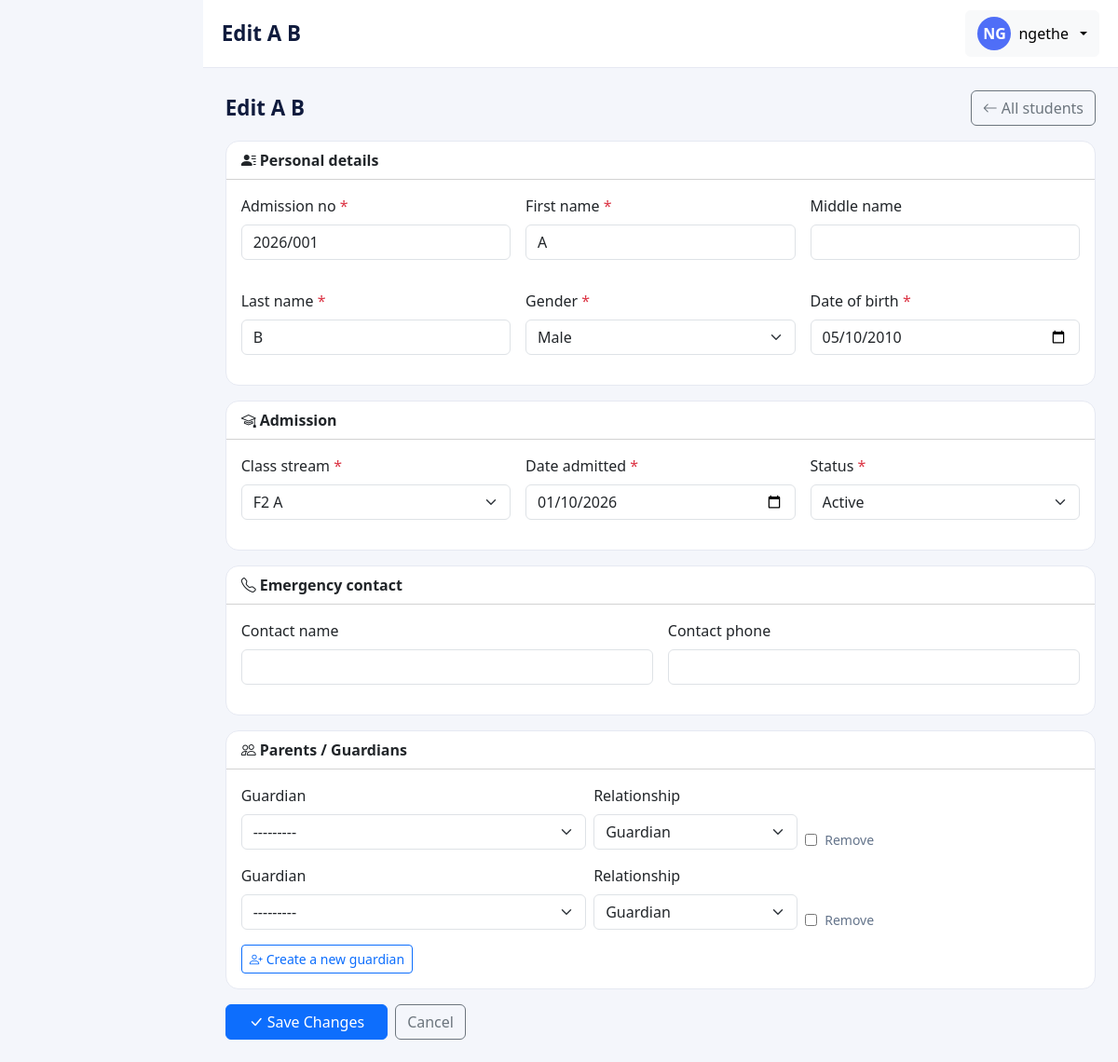
The page /students/1/edit/ (signed in) on the database its author committed.
### accounts/models.py (models this page shows, shortened)
class UserProfile(models.Model):
    class Roles(models.TextChoices):
        ADMIN = 'ADMIN', 'Administrator'
        TEACHER = 'TEACHER', 'Teacher'
        PARENT = 'PARENT', 'Parent'
    user = models.OneToOneField(User, on_delete=models.CASCADE, related_name='profile')
    role = models.CharField(max_length=10, choices=Roles.choices, default=Roles.PARENT)
    phone = models.CharField(max_length=20, blank=True)
    @property
    def is_admin(self):
        return self.role == self.Roles.ADMIN

### students/models.py (models this page shows, shortened)
class Student(models.Model):
    class Gender(models.TextChoices):
        MALE = 'M', 'Male'
        FEMALE = 'F', 'Female'
    class Status(models.TextChoices):
        ACTIVE = 'ACTIVE', 'Active'
        INACTIVE = 'INACTIVE', 'Inactive'
        GRADUATED = 'GRADUATED', 'Graduated'
        TRANSFERRED = 'TRANSFERRED', 'Transferred'
        SUSPENDED = 'SUSPENDED', 'Suspended'
    user = models.OneToOneField(
        User, null=True, blank=True,
        on_delete=models.SET_NULL, related_name='student',
    )
    admission_no = models.CharField(max_length=20, unique=True)
    first_name = models.CharField(max_length=100)
    middle_name = models.CharField(max_length=100, blank=True)
    last_name = models.CharField(max_length=100)
    gender = models.CharField(max_length=1, choices=Gender.choices)
    date_of_birth = models.DateField()
    class_stream = models.ForeignKey(
        'core.ClassStream', on_delete=models.PROTECT, related_name='students',
    )
    parents = models.ManyToManyField(
        Parent, through='StudentParent', related_name='children',
    )
    date_admitted = models.DateField()
    status = models.CharField(
        max_length=12, choices=Status.choices, default=Status.ACTIVE,
    )
    contact_name = models.CharField(max_length=100, blank=True)
    contact_phone = models.CharField(max_length=20, blank=True)
    class Meta:
        ordering = ['admission_no']
    @property
    def full_name(self):
        middle = f' {self.middle_name}' if self.middle_name else ''
        return f'{self.first_name}{middle} {self.last_name}'

### students/views.py (the view, shortened to what this page needs)
# urls.py: path('<int:pk>/edit/', views.StudentUpdateView.as_view(), name='edit'),
class StudentUpdateView(GuardianFormsetMixin, AdminRequiredMixin, UpdateView):
    model = Student
    form_class = StudentForm
    template_name = 'students/student_form.html'
    def get_context_data(self, **kwargs):
        context = super().get_context_data(**kwargs)
        context['page_title'] = f'Edit {self.object.full_name}'
        context['is_create'] = False
        context['parent_formset'] = self.get_formset()
        context['parent_create_form'] = ParentCreateForm(prefix='parent')
        return context

### students/forms.py
class StudentForm(forms.ModelForm):
    class Meta:
        model = Student
        fields = [
            'admission_no', 'first_name', 'middle_name', 'last_name', 'gender',
            'date_of_birth', 'class_stream', 'date_admitted', 'status',
            'contact_name', 'contact_phone',
        ]
        widgets = {
            'date_of_birth': forms.DateInput(attrs={'type': 'date'}),
            'date_admitted': forms.DateInput(attrs={'type': 'date'}),
        }
    def __init__(self, *args, **kwargs):
        super().__init__(*args, **kwargs)
        _apply_bootstrap(self.fields)

class ParentCreateForm(forms.ModelForm):
    class Meta:
        model = Parent
        fields = ['first_name', 'last_name', 'phone', 'email', 'occupation']
    def __init__(self, *args, **kwargs):
        super().__init__(*args, **kwargs)
        _apply_bootstrap(self.fields)

### accounts/access.py (called while the page is built)
def get_role(user):
    if not user or not user.is_authenticated:
        return None
    profile = getattr(user, 'profile', None)
    return profile.role if profile else None

def has_role(user, roles):
    return get_role(user) in roles

    def test_func(self):
        return has_role(self.request.user, self.roles)

### core/models.py (called while the page is built)
    def __str__(self):
        return f'{self.school_class.name} {self.stream.name}'

### students/forms.py (called while the page is built)
def _apply_bootstrap(fields):
    for field in fields.values():
        widget = field.widget
        if isinstance(widget, forms.Select):
            widget.attrs.setdefault('class', 'form-select')
        elif isinstance(widget, forms.CheckboxInput):
            widget.attrs.setdefault('class', 'form-check-input')
        else:
            widget.attrs.setdefault('class', 'form-control')

### students/views.py (called while the page is built)
    def get_formset(self):
        if self.request.method == 'POST':
            if 'guardians-TOTAL_FORMS' in self.request.POST:
                return StudentParentFormSet(
                    self.request.POST, instance=self.object, prefix='guardians'
                )
            return None
        return StudentParentFormSet(instance=self.object, prefix='guardians')

### templates/students/student_form.html (shortened to what this page needs)
{% extends 'base.html' %}
{% block content %}
  <div class="d-flex align-items-center justify-content-between gap-2 mb-3">
    <h1 class="page-title mb-0">{{ page_title }}</h1>
    <a href="{% url 'students:list' %}" class="btn btn-outline-secondary">
      <i class="bi bi-arrow-left me-1"></i>All students
    </a>
  </div>
  <form method="post" novalidate>
    <div class="card card-body-section mb-3">
      <div class="card-header bg-transparent fw-semibold">
        <i class="bi bi-person-lines-fill me-1"></i>Personal details
      </div>
      <div class="card-body">
        <div class="row g-3">
          <div class="col-12 col-md-4">{% include 'partials/field.html' with field=form.admission_no %}</div>
          <div class="col-12 col-md-4">{% include 'partials/field.html' with field=form.first_name %}</div>
          <div class="col-12 col-md-4">{% include 'partials/field.html' with field=form.middle_name %}</div>
          <div class="col-12 col-md-4">{% include 'partials/field.html' with field=form.last_name %}</div>
          <div class="col-12 col-md-4">{% include 'partials/field.html' with field=form.gender %}</div>
          <div class="col-12 col-md-4">{% include 'partials/field.html' with field=form.date_of_birth %}</div>
        </div>
      </div>
    </div>
    <div class="card card-body-section mb-3">
      <div class="card-header bg-transparent fw-semibold">
        <i class="bi bi-mortarboard me-1"></i>Admission
      </div>
      <div class="card-body">
        <div class="row g-3">
          <div class="col-12 col-md-4">{% include 'partials/field.html' with field=form.class_stream %}</div>
          <div class="col-12 col-md-4">{% include 'partials/field.html' with field=form.date_admitted %}</div>
          <div class="col-12 col-md-4">{% include 'partials/field.html' with field=form.status %}</div>
        </div>
      </div>
    </div>
    <div class="card card-body-section mb-3">
      <div class="card-header bg-transparent fw-semibold">
        <i class="bi bi-telephone me-1"></i>Emergency contact
      </div>
      <div class="card-body">
        <div class="row g-3">
          <div class="col-12 col-md-6">{% include 'partials/field.html' with field=form.contact_name %}</div>
          <div class="col-12 col-md-6">{% include 'partials/field.html' with field=form.contact_phone %}</div>
        </div>
      </div>
    </div>
    <div class="card card-body-section mb-3">
      <div class="card-header bg-transparent fw-semibold">
        <i class="bi bi-people me-1"></i>Parents / Guardians
      </div>
      <div class="card-body">
        {% if parent_formset %}
          {% for sform in parent_formset.forms %}
            <div class="row g-2 align-items-end mb-3">
              <div class="col-12 col-md-5">
                <label class="form-label">Guardian</label>
                {{ sform.parent }}
              </div>
              <div class="col-6 col-md-3">
                <label class="form-label">Relationship</label>
                {{ sform.relationship }}
              </div>
              <div class="col-6 col-md-2">
                {% if parent_formset.can_delete %}
                  <label class="form-label d-block">&nbsp;</label>
                  <label class="form-check-label d-flex align-items-center gap-2 text-subtle small pt-2">
                    {{ sform.DELETE }} Remove
                  </label>
                {% endif %}
              </div>
            </div>
          {% endfor %}
        {% endif %}
        <button class="btn btn-sm btn-outline-primary" type="button"
                data-bs-toggle="collapse" data-bs-target="#newGuardian" aria-expanded="false">
          <i class="bi bi-person-plus me-1"></i>Create a new guardian
        </button>
      </div>
    </div>
    <div class="d-flex gap-2">
      <button type="submit" class="btn btn-primary px-4">
        <i class="bi bi-check-lg me-1"></i>{% if is_create %}Register Student{% else %}Save Changes{% endif %}
      </button>
      <a href="{% url 'students:list' %}" class="btn btn-outline-secondary">Cancel</a>
    </div>
  </form>
{% endblock %}

### templates/partials/topbar.html (shortened to what this page needs)
<header class="app-topbar">
  <div class="d-flex align-items-center justify-content-between gap-2">
    <div class="d-flex align-items-center gap-2">
      <h1 class="page-title mb-0">{% block page_title %}{{ page_title|default:"Dashboard" }}{% endblock %}</h1>
    </div>
    <div class="d-flex align-items-center gap-2">
      {% if user_profile %}
        <div class="dropdown">
          <button class="btn btn-light dropdown-toggle d-flex align-items-center gap-2" type="button"
                  data-bs-toggle="dropdown" aria-expanded="false">
            <span class="user-avatar">{{ user_profile.user.username|slice:":2"|upper }}</span>
            <span class="d-none d-md-inline">{{ user_profile.user.get_full_name|default:user_profile.user.username }}</span>
          </button>
        </div>
      {% endif %}
    </div>
  </div>
</header>

### templates/partials/field.html (shortened to what this page needs)
<div class="mb-3">
  <label class="form-label" for="{{ field.id_for_label }}">
    {{ field.label }}
    {% if field.field.required %}<span class="text-danger">*</span>{% endif %}
  </label>
  {{ field }}
</div>

### static/css/app.css (style rules this page uses)
:root { --brand-navy: #101b3d; --brand-navy-2: #1b2a5e; --brand-accent: #4f6ef7; --brand-accent-soft: #eef1fe; --body-bg: #f4f6fb; --sidebar-width: 264px; --text-muted: #64748b; }
body.app-body { background-color: var(--body-bg); font-family: 'Segoe UI', system-ui, -apple-system, sans-serif; }
.app-topbar { background: #fff; border-bottom: 1px solid #e6e9f2; padding: 0.7rem 1.25rem; position: sticky; top: 0; z-index: 100; }
.card-body-section { background: #fff; border: 1px solid #e6e9f2; border-radius: 14px; }
.page-title { font-size: 1.4rem; font-weight: 700; color: var(--brand-navy); margin: 0; }
.text-subtle { color: var(--text-muted); }
.user-avatar { width: 36px; height: 36px; border-radius: 50%; background: var(--brand-accent); color: #fff; display: inline-flex; align-items: center; justify-content: center; font-weight: 600; }

### rows shown on the page
UserProfile: user.username "NG", user.get_full_name "ngethe"
Student: admission_no "2026/001", first_name "A", last_name "B", gender "Male", date_of_birth "05/10/2010", class_stream "F2 A", date_admitted "01/10/2026", status "Active"

### other values the page prints
{{ page_title|default:"Dashboard" }} "Edit A B"
{{ page_title }} "Edit A B"
{{ field.label }} "Admission no First name Middle name Last name Gender Date of birth Class stream Date admitted Status Contact name Contact phone"
